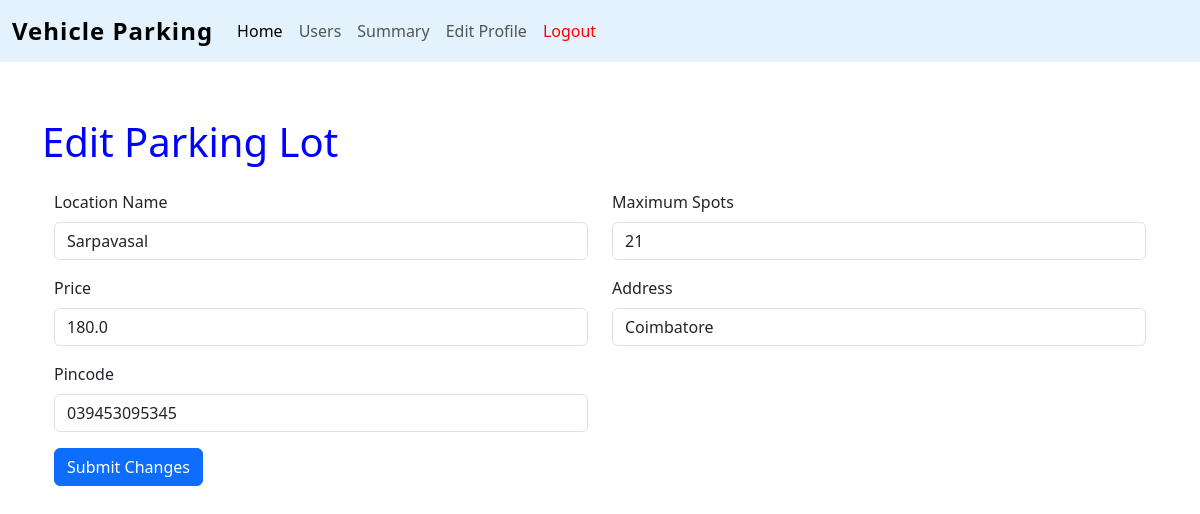
Screenshot of /edit_parking_lot/2 (signed in) with the database file from the repository.
### controllers/models.py (models this page shows)
class parking_lot(db.Model):
    id = db.Column(db.Integer, primary_key=True)
    location_name = db.Column(db.String(100), nullable=False)
    max_spots = db.Column(db.Integer,nullable=True)
    available_spots = db.Column(db.Integer, nullable=True)
    price = db.Column(db.Float,nullable=False)
    address = db.Column(db.String(200),nullable=False)
    pincode = db.Column(db.String(10),nullable=True)
    spots = db.relationship('parking_spot')

### controllers/routes.py (the view, shortened to what this page needs)
@app.route('/edit_parking_lot/<int:lot_id>', methods=['GET', 'POST'])
def edit_parking_lot(lot_id):
    if 'username' not in session or not session.get('is_admin'):
        flash("Access denied. Admins only.", "danger")
        return redirect(url_for('login'))
    lot = parking_lot.query.get_or_404(lot_id)
    return render_template('edit_parking_lot.html', lot=lot)

### templates/edit_parking_lot.html
{%extends 'layout.html'%}
{%block content%}
<h1 class="text-left my-4" style="color:blue">Edit Parking Lot</h1>
<form action="/edit_parking_lot/{{ lot.id }}" method="POST" class="form">
    <div class="container-fluid">
        <div class="row">
            <div class="mb-3 col-6">
                <label for="location_name" class="form-label">Location Name</label>
                <input type="text" class="form-control" id="location_name" name="location_name"
                    value="{{ lot.location_name }}" required>
            </div>
            <div class="mb-3 col-6">
                <label for="max_slots" class="form-label">Maximum Spots</label>
                <input type="number" class="form-control" id="max_spots" name="max_spots" value="{{ lot.max_spots }}"
                    required>
            </div>
            <div class="mb-3 col-6">
                <label for="price" class="form-label">Price</label>
                <input type="number" class="form-control" id="price" step="1" name="price" value="{{ lot.price }}"
                    required>
            </div>
            <div class="mb-3 col-6">
                <label for="address" class="form-label">Address</label>
                <input type="text" class="form-control" id="address" name="address" value="{{ lot.address }}" required>
            </div>
            <div class="mb-3 col-6">
                <label for="pincode" class="form-label">Pincode</label>
                <input type="text" class="form-control" id="pincode" name="pincode" value="{{ lot.pincode }}" required>
        </div>
    </div>
    <button type="submit" class="btn btn-primary">Submit Changes</button>
</form>
{%endblock%}

### rows the page displays
parking_lot: location_name "Sarpavasal", max_spots "21", price "180.0", address "Coimbatore", pincode "039453095345"
